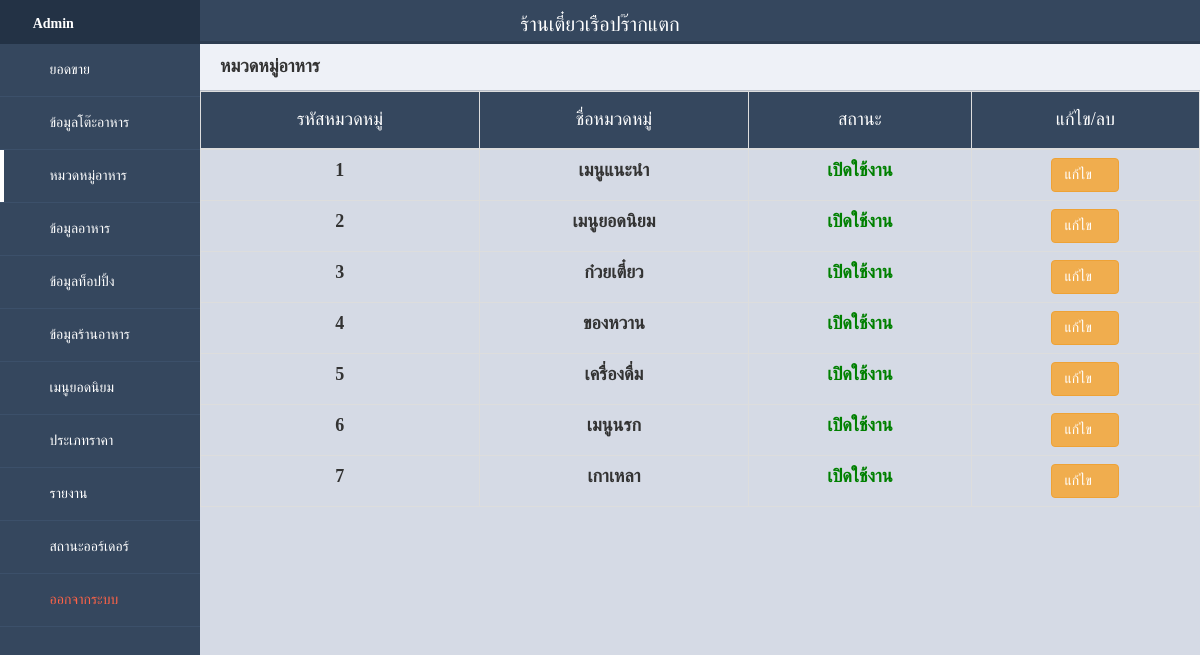
The app's page /admin/index.php?page=foodcategory with its own data.
### tables this page shows
CREATE TABLE `restaurant` (
  `id_restaurant` int(11) NOT NULL,
  `restaurant_name` varchar(100) NOT NULL,
  `restaurant_address` text NOT NULL,
  `restaurant_tel` varchar(10) NOT NULL,
  `restaurant_img` varchar(255) NOT NULL COMMENT 'รูปโลโก้ร้าน'
);

CREATE TABLE `food_type` (
  `foodtype_id` int(11) NOT NULL,
  `foodtype_name` varchar(100) NOT NULL,
  `foodtype_status` varchar(1) NOT NULL
);

CREATE TABLE `foodtype_status` (
  `foodtypestatus_id` int(11) NOT NULL COMMENT 'ไอดีหมวดหมู่อาหาร',
  `foodtypestatus_name` varchar(100) NOT NULL COMMENT 'ชื่อสถานะหมวดหมู่อาหาร'
);

### admin/foodcategory.php (the view, shortened to what this page needs)
<div class="title">หมวดหมู่อาหาร </div>
<table class="table table-hover table-bordered" id="example" width="100%">
    <thead style="background-color: #35475e">
    <tr>
        <th><h4>รหัสหมวดหมู่</h4></th>
        <th><h4>ชื่อหมวดหมู่</h4></th>
        <th><h4>สถานะ</h4></th>
        <th><h4>แก้ไข/ลบ</h4></th>
    </tr>
    </thead>
    <tbody align="center">
    <?php
		$sql="select * from food_type inner join foodtype_status where food_type.foodtype_status=foodtype_status.foodtypestatus_id ORDER BY foodtype_id ASC";
		$result=$db->query($sql);
		while($row=$result->fetch_array(MYSQLI_BOTH)){
	?>
        <tr>
            <td><?=$row["foodtype_id"]?></td>
            <td><?=$row["foodtype_name"]?></td>
            <?php
            if($row["foodtypestatus_id"] == "1"){
            echo "<td><span style='color:green'>$row[foodtypestatus_name]</span></td>";
            }else if($row["foodtypestatus_id"] == "2"){
            echo "<td><span style='color:red'>$row[foodtypestatus_name]</span></td>";
            }else{
            echo "<td><span style='color:red'>ข้อมูลไม่แน่ชัด</span></td>";
            }
            ?>
            <td>
            <form name="myForm"  method="POST" action="?page=foodcategory_delete">
            <a href="?page=foodcategory_edit&foodtype_id=<?=$row["foodtype_id"];?>" title="แก้ไข"><span class="btn btn-warning" id="change"> <i class="fa fa-pencil-square-o" aria-hidden="true"></i></span></a>
                </form>
            </td>
        </tr>
        <?php
			}
		?>
    </tbody>
</table>

### admin/index.php (shortened to what this page needs)
<?php include("config.php"); ?>
<!DOCTYPE html>
<html>
	<head>
		<link rel="stylesheet" href="css/bootstrap.min.css">
		<link rel="stylesheet" href="css/main.css">
		<link rel="stylesheet" href="fonts/Mali.css">
		<link rel="stylesheet" href="fonts/font-awesome.min.css">
		<link rel="stylesheet" href="css/ionicons.min.css">
		<link rel="stylesheet" href="css/dataTables.main.css"/>
		<link rel="stylesheet" href="css/jquery.fancybox.min.css" media="screen">
	</head>
	<body>
		<div class="header">
			<?php
			$sql="select * from restaurant";
			$result=$db->query($sql);
			while($row=$result->fetch_array(MYSQLI_BOTH)){
			?>
			<div class="namestore"><?=$row["restaurant_name"]?></div>
			<?php
			}
			?>
		</div>
		<div class="side-nav">
			<div class="logo">
			<i class="fa fa-tachometer">
				<a href="index.php"></i> Admin</a>
			</div>
			<nav>
				<ul>
					<li <?php if($_GET['page']=="main") echo'class="active"'?>>
						<a href="index.php" title="ยอดขาย">
							<span><i class="fa fa-bar-chart"></i></span>
							<span>ยอดขาย</span>
						</a>
					</li>
					<li <?php if($_GET['page']=="datatable") echo'class="active"'?>
						<?php if($_GET['page']=="datatable_edit") echo'class="active"'?>>
						<a href="?page=datatable" title="ข้อมูลโต๊ะอาหาร">
							<span><i class="fa fa-table"></i></span>
							<span>ข้อมูลโต๊ะอาหาร</span>
						</a>
					</li>
					<li <?php if($_GET['page']=="foodcategory") echo'class="active"'?>
					<?php if($_GET['page']=="foodcategory_new") echo'class="active"'?>
					<?php if($_GET['page']=="foodcategory_edit") echo'class="active"'?>>
						<a href="?page=foodcategory" title="หมวดหมู่อาหาร">
							<span><i class="fa fa-th-list"></i></span>
							<span>หมวดหมู่อาหาร</span>
						</a>
					</li>
					<li <?php if($_GET['page']=="foodinformation") echo'class="active"'?>
					<?php if($_GET['page']=="foodinformation_new") echo'class="active"'?>
					<?php if($_GET['page']=="foodinformation_edit") echo'class="active"'?>>
						<a href="?page=foodinformation" title="ข้อมูลอาหาร">
							<span><i class="fa fa-th"></i></span>
							<span>ข้อมูลอาหาร</span>
						</a>
					</li>
					<li <?php if($_GET['page']=="food_topping") echo'class="active"'?>
					<?php if($_GET['page']=="food_topping_new") echo'class="active"'?>
					<?php if($_GET['page']=="food_topping_edit") echo'class="active"'?>>
						<a href="?page=food_topping" title="ข้อมูลอาหาร">
							<span><i class="fa fa-fort-awesome"></i></span>
							<span>ข้อมูลท็อปปิ้ง</span>
						</a>
					</li>
					<li <?php if($_GET['page']=="restaurant") echo'class="active"'?>
					<?php if($_GET['page']=="restaurant_edit") echo'class="active"'?>>
						<a href="?page=restaurant" title="ข้อมูลร้านอาหาร">
							<span><i class="fa fa-cogs"></i></span>
							<span>ข้อมูลร้านอาหาร</span>
						</a>
					</li>
					<li <?php if($_GET['page']=="popularmenu") echo'class="active"'?>>
						<a href="?page=popularmenu" title="เมนูยอดนิยม">
							<span><i class="fa fa-thumbs-up"></i></span>
							<span>เมนูยอดนิยม</span>
						</a>
					</li>
					<li <?php if($_GET['page']=="price_category") echo'class="active"'?>
					<?php if($_GET['page']=="price_category_edit") echo'class="active"'?>>
						<a href="?page=price_category" title="ประเภทราคา">
							<span><i class="fa fa-star-half-o"></i></span>
							<span>ประเภทราคา</span>
						</a>
					</li>
					<li <?php if($_GET['page']=="report") echo'class="active"'?>>
						<a href="?page=report" title="รายงาน">
							<span><i class="fa fa-line-chart"></i></span>
							<span>รายงาน</span>
						</a>
					</li>
					<li <?php if($_GET['page']=="orders") echo'class="active"'?>>
						<a href="?page=orders" title="ออร์เดอร์">
							<span><i class="fa fa-sort"></i></span>
							<span>สถานะออร์เดอร์</span>
						</a>
					</li>
					<li <?php if($_GET['page']=="logout") echo'class="active"'?>>
						<a href="?page=logout" title="ออกจากระบบ">
							<span><i class="fa fa-sign-out"></i></span>
							<span style="color: tomato;">ออกจากระบบ</span>
						</a>
					</li>
				</ul>
			</nav>
		</div>
		<div class="main-content">
		<?php
		if(@$_GET['fd'])
		$file=$_GET['fd']."/".$_GET['page'].".php";
		else
		$file=@$_GET['page'].".php";
		if(is_file($file)){
		require_once("$file");
		}
		else{
		require_once("main.php");
		}
		?>
		</div>
	</body>
</html>

### admin/css/main.css (style rules this page uses)
* { box-sizing: border-box; }
body { margin: 0; padding: 0; font-family: 'Mali', cursive; background-color: #d5dae5; -webkit-font-smoothing: antialiased; -moz-osx-font-smoothing: grayscale; }
.header { position: absolute; width: 100%; z-index: 3; height: 44px; background-color: #fff; border-bottom: 3px solid #2d3d51; }
th { color: #fff; text-align: center; font-size: 14px; }
td { font-size: 10px; font-weight: bold; }
#change::before { content: ""; }
.namestore { margin-top: 10px; color: #233245; text-align: center; font-size: 20px; }
.logo { height: 44px; padding: 10px; font-weight: 700; }
.side-nav .logo { background-color: #233245; color: #fff; }
.logo i { font-size: 22px; }
.nav-trigger span, .nav-trigger span:before, span:after { width: 20px; height: 2px; background-color: #35475e; position: absolute; }
.side-nav { position: absolute; width: 100%; height: 110vh; background-color: #35475e; z-index: 1; display: none; }
.side-nav ul { margin: 0; padding: 0; }
.side-nav ul li { padding: 16px 16px; border-bottom: 1px solid #3c506a; position: relative; }
.side-nav ul li.active:before { content: ''; position: absolute; width: 4px; height: 100%; top: 0; left: 0; background-color: #fff; }
.side-nav ul li a { color: #fff; display: block; text-decoration: none; }
.side-nav ul li i { color: #0497df; min-width: 20px; text-align: center; }
.side-nav ul li span:nth-child(2) { margin-left: 10px; font-size: 14px; }
.main-content { padding: 40px; margin-top: 0; padding: 0; padding-top: 44px; height: 100%; overflow: scroll; }
.main-content .title { background-color: #eef1f7; border-bottom: 1px solid #b8bec9; padding: 10px 20px; font-weight: 700; color: #333; font-size: 18px; }
@media screen and (min-width: 600px) { th { color: #fff; text-align: center; font-size: 14px; } }
@media screen and (min-width: 600px) { td { font-size: 18px; font-weight: bold; } }
@media screen and (min-width: 600px) { #change::before { content: "แก้ไข"; } }
@media screen and (min-width: 600px) { .namestore { margin-top: 10px; color: #fff; text-align: center; font-size: 20px; } }
@media screen and (min-width: 600px) { .header { background-color: #35475e; z-index: 1; } }
@media screen and (min-width: 600px) { .nav-trigger span, .nav-trigger span:before, span:after { background-color: #fff; } }
@media screen and (min-width: 600px) { .side-nav { position: fixed; display: block; width: 70px; z-index: 2; max-height: 100%; overflow-x: hidden; } }
@media screen and (min-width: 600px) { .side-nav ul li span:nth-child(2) { display: none; } }
@media screen and (min-width: 600px) { .side-nav .logo i { padding-left: 12px; } }
@media screen and (min-width: 600px) { .side-nav .logo a { display: none; text-decoration: none; color: #fff; } }
@media screen and (min-width: 600px) { .side-nav ul li i { font-size: 26px; } }
@media screen and (min-width: 600px) { .side-nav ul li a { text-align: center; } }
@media screen and (min-width: 600px) { .main-content { margin-left: 70px; } }
@media screen and (min-width: 800px) { th { color: #fff; text-align: center; font-size: 14px; } }
@media screen and (min-width: 800px) { td { font-size: 18px; font-weight: bold; } }
@media screen and (min-width: 800px) { .side-nav { width: 200px; } }
@media screen and (min-width: 800px) { .side-nav ul li span:nth-child(2) { display: inline-block; } }
@media screen and (min-width: 800px) { .side-nav ul li i { font-size: 16px; } }
@media screen and (min-width: 800px) { .side-nav ul li a { text-align: left; } }
@media screen and (min-width: 800px) { .side-nav .logo i { padding-left: 0; } }
@media screen and (min-width: 800px) { .side-nav .logo a { display: inline-block; text-decoration: none; color: #fff; } }
@media screen and (min-width: 800px) { .main-content { margin-left: 200px; } }

### admin/foodcategory.php (style rules this page uses)
th { color: #fff; text-align: center; }
td { font-size: 18px; font-weight: bold; }

### records on screen
restaurant: restaurant_name "ร้านเตี๋ยวเรือปร๊ากแตก"
food_type: foodtype_id "1", foodtype_name "เมนูแนะนำ", foodtype_status.foodtypestatus_name "เปิดใช้งาน"
food_type: foodtype_id "2", foodtype_name "เมนูยอดนิยม", foodtype_status.foodtypestatus_name "เปิดใช้งาน"
food_type: foodtype_id "3", foodtype_name "ก๋วยเตี๋ยว", foodtype_status.foodtypestatus_name "เปิดใช้งาน"
food_type: foodtype_id "4", foodtype_name "ของหวาน", foodtype_status.foodtypestatus_name "เปิดใช้งาน"
food_type: foodtype_id "5", foodtype_name "เครื่องดื่ม", foodtype_status.foodtypestatus_name "เปิดใช้งาน"
food_type: foodtype_id "6", foodtype_name "เมนูนรก", foodtype_status.foodtypestatus_name "เปิดใช้งาน"
food_type: foodtype_id "7", foodtype_name "เกาเหลา", foodtype_status.foodtypestatus_name "เปิดใช้งาน"
